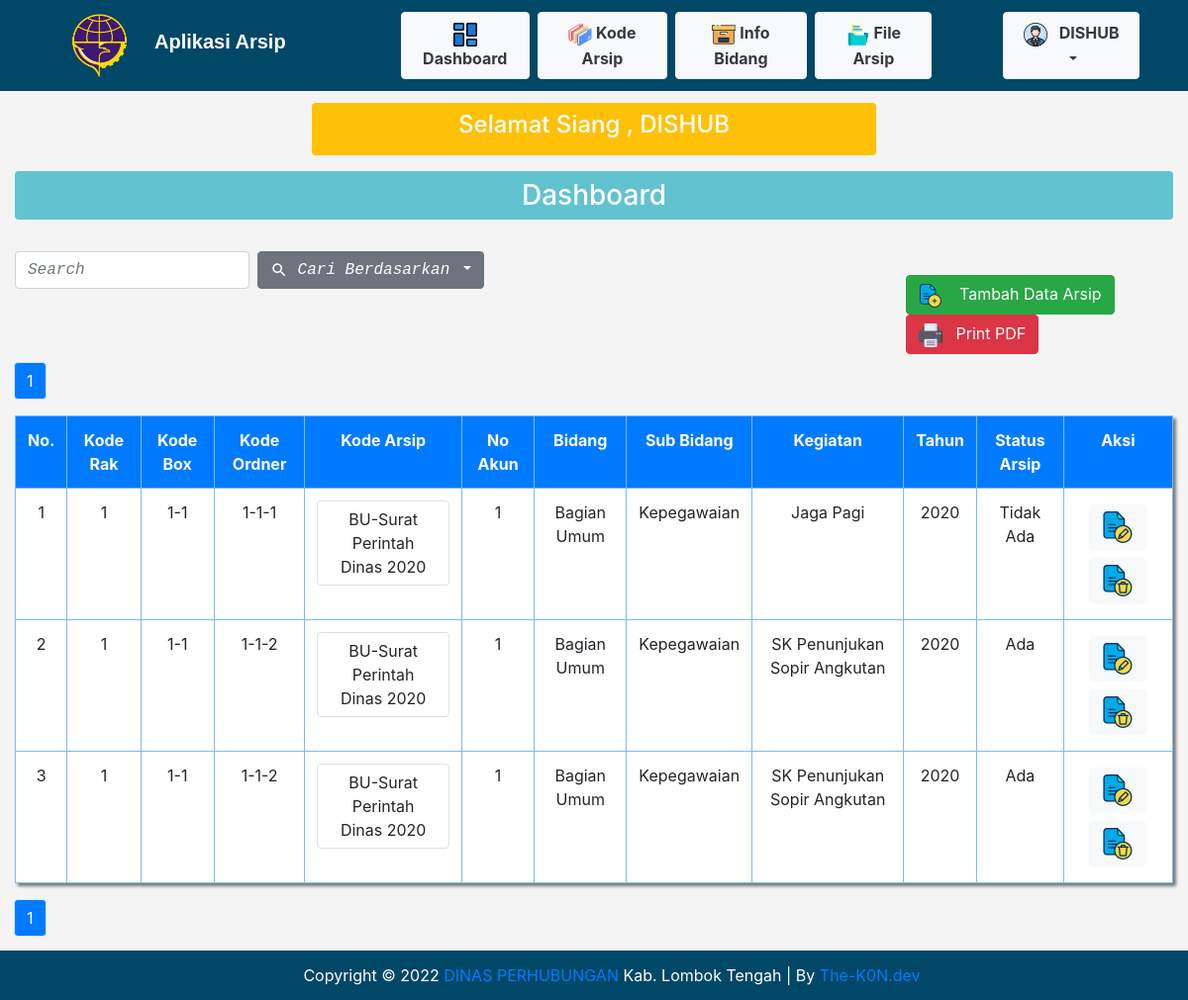
The app's page /index.php (signed in) with its own data.
### tables this page shows
CREATE TABLE `arsip_dokumen` (
  `id_arsip_dokumen` int(11) NOT NULL,
  `kode_rak` varchar(30) NOT NULL,
  `kode_box` varchar(30) NOT NULL,
  `kode_ordner` varchar(30) NOT NULL,
  `kode_arsip` varchar(200) NOT NULL,
  `no_akun` varchar(30) NOT NULL,
  `bidang` varchar(250) NOT NULL,
  `sub_bidang` varchar(200) NOT NULL,
  `kegiatan` varchar(200) NOT NULL,
  `tahun` int(4) NOT NULL,
  `status_arsip` varchar(25) NOT NULL
);

CREATE TABLE `kode_arsip` (
  `id_kode_arsip` int(11) NOT NULL,
  `kode_arsip` varchar(100) NOT NULL,
  `deskripsi_arsip` varchar(100) NOT NULL
);

### index.php (the view, shortened to what this page needs)
<?php
require 'functions.php';
$jumlah_data_per_halaman = 5;
$jumlah_data = count(query("SELECT * FROM arsip_dokumen"));
$jumlah_halaman = ceil($jumlah_data / $jumlah_data_per_halaman);
$halaman_aktif = (isset($_GET['halaman'])) ? $_GET['halaman'] : 1;
$awal_data = ($jumlah_data_per_halaman * $halaman_aktif) - $jumlah_data_per_halaman;
$isi = query("SELECT * FROM arsip_dokumen JOIN kode_arsip ON arsip_dokumen.kode_arsip = kode_arsip.kode_arsip LIMIT $awal_data, $jumlah_data_per_halaman");
?>
<!doctype html>
<html lang="en">
<head>
	<link rel="stylesheet" href="vendor/bootstrap.min.css">
	<link rel="stylesheet" href="vendor/style.css">
</head>
<body class="bg">
	<?php include 'include/navbar.php'; ?>
	<section id="bidang" class="bidang">
		<div class="container-fluid">
			<div class="row marquee justify-content-center">
				<div class="col-md-6 mt-2 mb-3">
					<marquee scrollamount="10" loop="infinite" direction="left" class="nav-link text-white p-2 bg-warning rounded text-center">
						<h4><?= salam(); ?>, <?= ucfirst($_SESSION['nama']); ?></h4>
					</marquee>
				</div>
			</div>
			<div class="row h3">
				<div class="col">
					<h3 class="bg-supergraphicss p-2 text-white text-center rounded">Dashboard</h3>
				</div>
			</div>
			<div class="row content-center menu">
				<div class="col-md-9 mt-3 mb-2">
					<form class="form-inline" method="post">
						<input for="colFormLabel" class="form-control mr-sm-2" type="text" autocomplete="off" style="font-style: italic; font-family: monospace;" placeholder="Search" aria-label="Search" name="keyword">
						<div class="dropdown">
							<button class="btn btn-secondary dropdown-toggle" style="font-style: italic; font-family: monospace;"type="button" id="dropdownMenuButton" data-toggle="dropdown" aria-haspopup="true" aria-expanded="false">
							<img src="img/baseline_search_white_18dp.png"> Cari Berdasarkan
							</button>
						</div>
					</form>
				</div>
				<div class="col-md-3 mt-3 mb-2">
					<a class="btn btn-success text-center" href="input.php"><img src="icon/add_data.png">&ensp;&nbsp; Tambah Data Arsip </a>
					<button class="btn btn-danger text-center" onclick="window.print()"><img src="icon/print.png">&nbsp;&nbsp; Print PDF </button>
				</div>
			</div>
			<div class="row pagination">
				<div class="col-md-12">
					<nav aria-label="Page navigation example">
						<ul class="pagination pagination-md">
							<?php for ($i = 1; $i <= $jumlah_halaman; $i++) : ?>
								<?php if ($i == $halaman_aktif) : ?>
									<li class="page-item"><a class="rounded page-link bg-primary text-white" href="?halaman=<?= $i; ?>"><?= $i; ?></a></li>
								<?php else : ?>
									<li class="page-item"><a class="page-link" href="?halaman=<?= $i; ?>"><?= $i; ?></a></li>
								<?php endif; ?>
							<?php endfor; ?>
						</ul>
					</nav>
				</div>
			</div>
			<div class="row">
				<div class="col">
					<table rules="all" border="2" cellpadding="10" cellspacing="0" class="table bg-white table-bordered table-hover table-primary shadow-box">
						<tr class="bg-primary text-white text-center">
							<th>No.</th>
							<th>Kode Rak</th>
							<th>Kode Box</th>
							<th>Kode Ordner</th>
							<th>Kode Arsip</th>
							<th>No Akun</th>
							<th>Bidang</th>
							<th>Sub Bidang</th>
							<th>Kegiatan</th>
							<th>Tahun</th>
							<th>Status Arsip</th>
							<th class="aksi">Aksi</th>
						</tr>
						<?php $i = 1; ?>
						<?php foreach ($isi as $row) : ?>
							<tr class="text-center">
								<td><?= $i; ?></td>
								<td><?= $row["kode_rak"]; ?></td>
								<td><?= $row["kode_box"]; ?></td>
								<td><?= $row["kode_ordner"]; ?></td>
								<td>
									<button type="button" class="kode_arsip btn btn-white border bordered-primary" data-toggle="popover" title="<?= $row["kode_arsip"]; ?>" data-content="<?= $row['deskripsi_arsip']; ?>"><?= $row["kode_arsip"]; ?></button>
								</td>
								<td><?= $row["no_akun"]; ?></td>
								<td class="text-center text-justify"><?= ucwords($row["bidang"]); ?></td>
								<td class="text-center text-justify"><?= ucwords($row["sub_bidang"]); ?></td>
								<td class="text-center text-justify"><?= ucfirst($row["kegiatan"]); ?></td>
								<td><?= $row["tahun"]; ?></td>
								<td><?= $row["status_arsip"]; ?></td>
								<td class="aksi">
									<a href="ubah.php?id=<?= $row['id_arsip_dokumen']; ?>" onclick="return confirm('Apakah Anda Ingin Mengubah Data ?');" class="m-1 btn btn-light text-center text-white">
										<img src="icon/edit_data.png">
									</a>
									<a href="hapus.php?id=<?= $row['id_arsip_dokumen']; ?>" onclick="return confirm('Apakah Anda Ingin Menghapus Data ?');" class="m-1 btn btn-light text-center">
										<img src="icon/delete_data.png">
									</a>
								</td>
							</tr>
							<?php $i++; ?>
						<?php endforeach; ?>
					</table>
				</div>
			</div>
			<div class="row pagination">
				<div class="col-md-12">
					<nav aria-label="Page navigation example">
						<ul class="pagination pagination-md">
							<?php for ($i = 1; $i <= $jumlah_halaman; $i++) : ?>
								<?php if ($i == $halaman_aktif) : ?>
									<li class="page-item"><a class="rounded page-link bg-primary text-white" href="?halaman=<?= $i; ?>"><?= $i; ?></a></li>
								<?php else : ?>
									<li class="page-item"><a class="page-link" href="?halaman=<?= $i; ?>"><?= $i; ?></a></li>
								<?php endif; ?>
							<?php endfor; ?>
						</ul>
					</nav>
				</div>
			</div>
		</div>
		<br>
		<br>
	</section>
	<div class="footer fixed-bottom">
		<center>
			Copyright &copy; <?= date('Y'); ?> <a href="https://lomboktengahkab.go.id/halaman/dinas-perhubungan">DINAS PERHUBUNGAN </a>Kab. Lombok Tengah | By <a href='https://the-k0n.github.io/' title='The-K0N.dev' target='_blank'>The-K0N.dev</a>
		</center>
	</div>
</body>
</html>

### records on screen
arsip_dokumen: kode_rak "1", kode_box "1-1", kode_ordner "1-1-1", kode_arsip.kode_arsip "BU-Surat Perintah Dinas 2020", no_akun "1", bidang "Bagian Umum", sub_bidang "Kepegawaian", kegiatan "Jaga Pagi", tahun "2020", status_arsip "Tidak Ada"
arsip_dokumen: kode_rak "1", kode_box "1-1", kode_ordner "1-1-2", kode_arsip.kode_arsip "BU-Surat Perintah Dinas 2020", no_akun "1", bidang "Bagian Umum", sub_bidang "Kepegawaian", kegiatan "SK Penunjukan Sopir Angkutan", tahun "2020", status_arsip "Ada"
arsip_dokumen: kode_rak "1", kode_box "1-1", kode_ordner "1-1-2", kode_arsip.kode_arsip "BU-Surat Perintah Dinas 2020", no_akun "1", bidang "Bagian Umum", sub_bidang "Kepegawaian", kegiatan "SK Penunjukan Sopir Angkutan", tahun "2020", status_arsip "Ada"

### other values on screen
$_SESSION["nama"] "DISHUB"
$_SESSION['nama'] "DISHUB"
